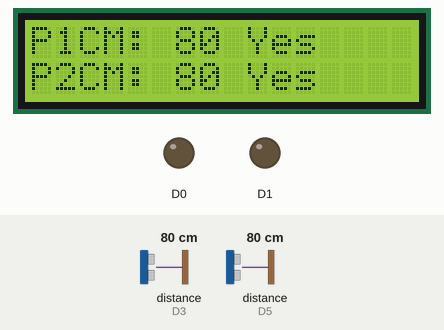
Recording of a sketch running on a simulated Arduino MKR. Shown: 16×2 character LCD, output pins drawn as LEDs (lit = HIGH). Inputs (shaded band) come from the test bench; at power-on: distance to the obstacle (sensors on D3, D5) 80 cm. WiFi joins after 1.5 s; servers stay silent unless stated; what the sketch prints to the serial monitor is not drawn.

Above: at 14.2 s.
14.3 s: distance to the obstacle (sensor on D3) set to 11 cm
At 15.6 s:
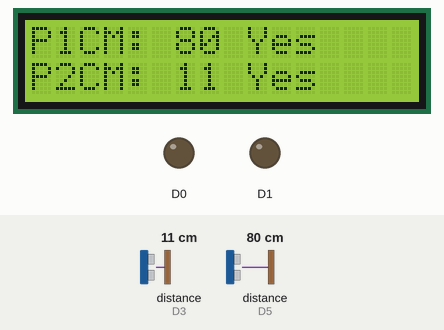
16.7 s: distance to the obstacle (sensor on D3) set to 8 cm
At 17.6 s:
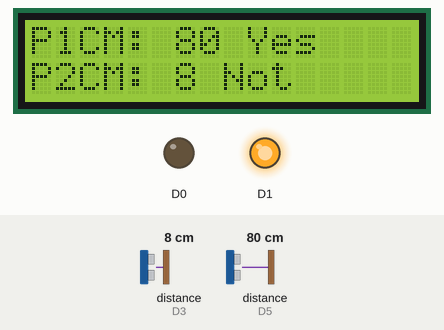
19.1 s: distance to the obstacle (sensor on D5) set to 11 cm
At 19.4 s:
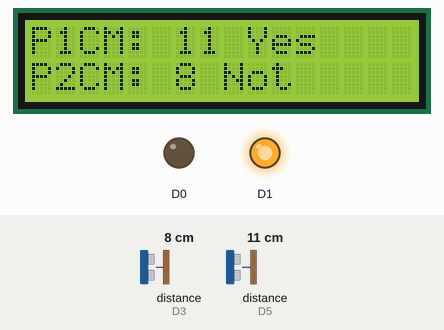
21.5 s: distance to the obstacle (sensor on D5) set to 8 cm
At 24.2 s:
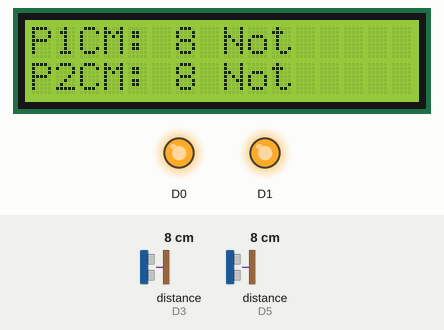
24.6 s: distance to the obstacle (sensor on D3) set to 18 cm
At 26.1 s:
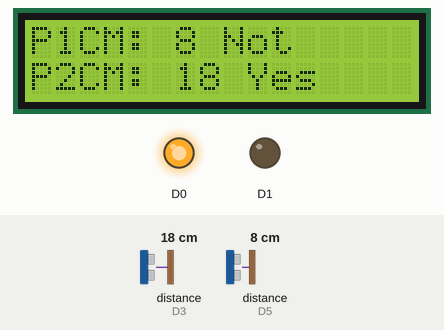
27.0 s: distance to the obstacle (sensor on D5) set to 2 cm
At 27.9 s:
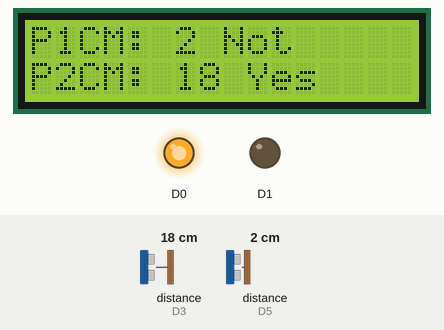
Timing chart, 0 to 30.0 s (numbered marks = the images above; inputs shaded):
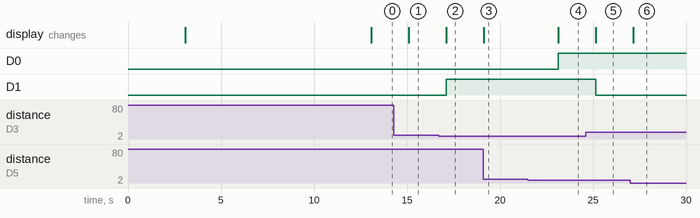

Measured:
- the behaviour switches between 10 and 9 cm on distance to the obstacle (sensor on D3) (found by bisection; images 1 and 2)
- the behaviour switches between 10 and 9 cm on distance to the obstacle (sensor on D5) (found by bisection; images 3 and 4)
- after the input at 14.3 s, the display: changes after 0.80 s (image 1)
- after the input at 16.7 s, D1: LOW → HIGH after 0.40 s; the display: changes after 0.41 s (image 2)
- after the input at 19.1 s, the display: changes at once (image 3)
- after the input at 21.5 s, D0: LOW → HIGH after 1.6 s; the display: changes after 1.6 s (image 4)
- after the input at 24.6 s, D1: HIGH → LOW after 0.54 s; the display: changes after 0.54 s (image 5)
- after the input at 27.0 s, the display: changes after 0.15 s (image 6)

The sketch:

ProyectoDeParqueos.ino
```cpp
#include "arduino_secrets.h"
/*
  Sketch generated by the Arduino IoT Cloud Thing "SystemParking"
  https://create.arduino.cc/cloud/things/849f4e42-555e-4965-88a1-0f5a51f11d43

  Arduino IoT Cloud Properties description

  The following variables are automatically generated and updated when changes are made to the Thing properties

  String p1;
  String p2;
  int parking_1;
  int parking_2;

  Properties which are marked as READ/WRITE in the Cloud Thing will also have functions
  which are called when their values are changed from the Dashboard.
  These functions are generated with the Thing and added at the end of this sketch.
*/

#include "thingProperties.h"
#include <Ultrasonic.h>
#include <LiquidCrystal.h>

Ultrasonic ultrasonic_1(4, 5);
Ultrasonic ultrasonic_2(2, 3);


LiquidCrystal lcd(A1, A2, A3, A4, A5, A6);

void getParking(){
   // parqueos
  parking_1 = ultrasonic_1.read();
  parking_2 = ultrasonic_2.read();

  Serial.print("P1CM: ");
  Serial.println(parking_1);

  p1 ="P1CM: " + String(parking_1);
  if(parking_1 < 10){
     digitalWrite(0, HIGH);   // turn the LED on (HIGH is the voltage level);
     p1 += " Not";
  }
  else{
    digitalWrite(0, LOW);    // turn the LED off by making the voltage LOW
     p1 += " Yes";
  }

  Serial.print("P2CM: ");
  Serial.print(parking_2);
  Serial.println(p2);
  p2 ="P2CM: " + String(parking_2);
  if(parking_2 < 10){
     digitalWrite(1, HIGH);   // turn the LED on (HIGH is the voltage level);
      p2 += " Not";
  }
  else{
    digitalWrite(1, LOW);    // turn the LED off by making the voltage LOW
     p2 += " Yes";
  }
  lcd.clear();
  lcd.setCursor(0, 0);
  lcd.print(p1);
  lcd.setCursor(0, 1);
  lcd.print(p2);

}


void setup() {
  // Initialize serial and wait for port to open:
  Serial.begin(9600);
  // This delay gives the chance to wait for a Serial Monitor without blocking if none is found
  delay(1500);

  // Defined in thingProperties.h
  initProperties();

  // Connect to Arduino IoT Cloud
  ArduinoCloud.begin(ArduinoIoTPreferredConnection);

  /*
     The following function allows you to obtain more information
     related to the state of network and IoT Cloud connection and errors
     the higher number the more granular information you’ll get.
     The default is 0 (only errors).
     Maximum is 4
 */
  setDebugMessageLevel(2);
  ArduinoCloud.printDebugInfo();

  pinMode(0, OUTPUT);
  pinMode(1, OUTPUT);

  lcd.begin(16, 2);
  // Print a message to the LCD.
  lcd.setCursor(0, 0);
  lcd.print("System Parking");

  lcd.setCursor(0, 1);
  lcd.print("Kisi Rafaela P A");

  delay(10000);
}

void loop() {
  ArduinoCloud.update();
  // Your code here

  getParking();
  delay(2000);
}
```

arduino_secrets.h
```cpp
#define SECRET_SSID "Alex"
#define SECRET_PASS "Miguel2400"
```

thingProperties.h
```cpp
#include <ArduinoIoTCloud.h>
#include <Arduino_ConnectionHandler.h>


const char THING_ID[] = "849f4e42-555e-4965-88a1-0f5a51f11d43";

const char SSID[]     = SECRET_SSID;    // Network SSID (name)
const char PASS[]     = SECRET_PASS;    // Network password (use for WPA, or use as key for WEP)


String p1;
String p2;
int parking_1;
int parking_2;

void initProperties(){

  ArduinoCloud.setThingId(THING_ID);
  ArduinoCloud.addProperty(p1, READ, 1 * SECONDS, NULL);
  ArduinoCloud.addProperty(p2, READ, 1 * SECONDS, NULL);
  ArduinoCloud.addProperty(parking_1, READ, 1 * SECONDS, NULL);
  ArduinoCloud.addProperty(parking_2, READ, 1 * SECONDS, NULL);

}

WiFiConnectionHandler ArduinoIoTPreferredConnection(SSID, PASS);
```
